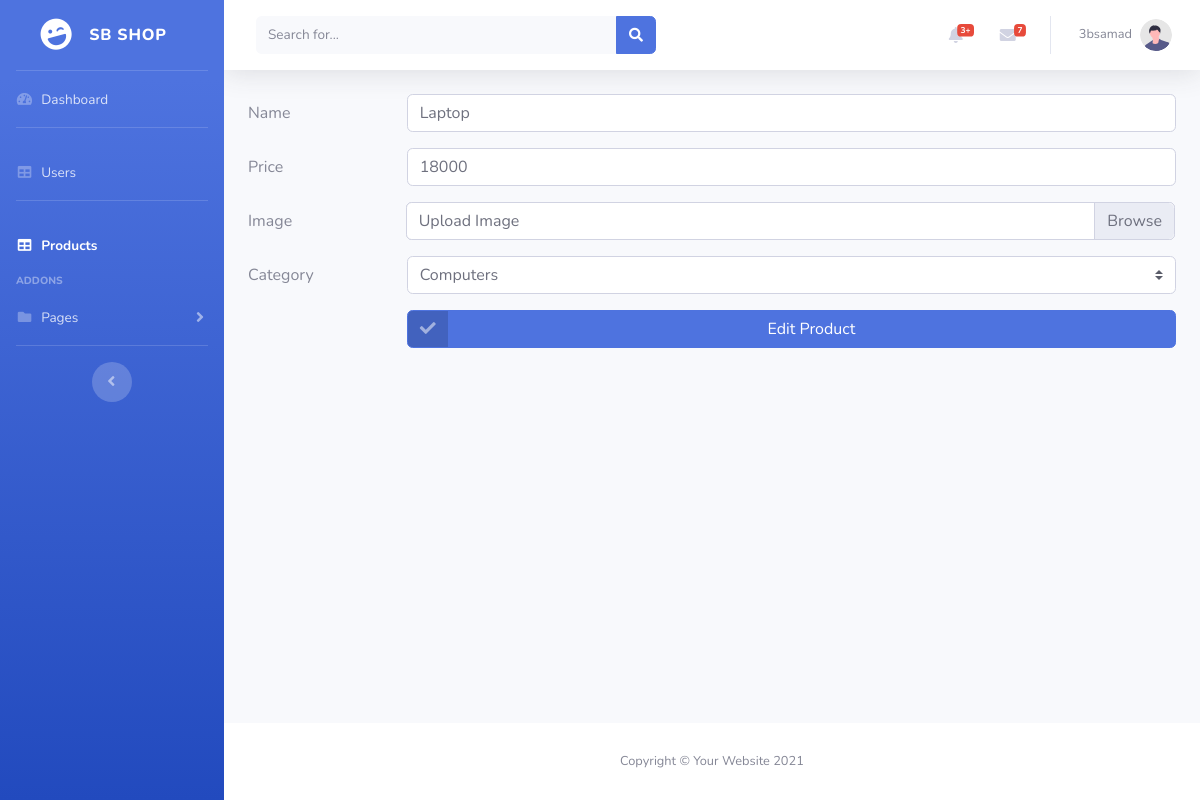
/admin/products.php?action=edit&id=20 (signed in), run on the app's committed database.
### tables this page shows
CREATE TABLE `users` (
  `id` int(11) NOT NULL,
  `name` varchar(255) NOT NULL,
  `password` varchar(255) NOT NULL,
  `email` varchar(255) NOT NULL,
  `address` varchar(100) NOT NULL,
  `phone` varchar(100) NOT NULL,
  `priv` enum('1','2','3','') NOT NULL DEFAULT '3',
  `gender` tinyint(4) NOT NULL
);

CREATE TABLE `products` (
  `id` int(11) NOT NULL,
  `name` varchar(255) NOT NULL,
  `price` varchar(100) NOT NULL,
  `cat_id` int(11) NOT NULL
);

### admin/design/products/editProduct.php (the view, shortened to what this page needs)
<?php
    require_once("functions/connect.php");
    $id = $_GET['id'];
    $selectProduct = "SELECT * FROM products WHERE id = $id";
    $query = $conn -> query($selectProduct);
    $product  = $query->fetch_assoc();
?>
<div class="container-fluid">
<form method="POST" action="functions/products/editHandle.php"  enctype="multipart/form-data">
    <div class="form-group row">
        <label for="name" class="col-sm-2 col-form-label">Name</label>
        <div class="col-sm-10">
        <input type="text" class="form-control" id="name" name="name" value="<?= $product['name'] ?>">
        </div>
    </div>
    <div class="form-group row">
        <label for="price" class="col-sm-2 col-form-label">Price</label>
        <div class="col-sm-10">
        <input type="text" class="form-control" id="price" name="price" value="<?= $product['price'] ?>">
        </div>
    </div>
    <div class="form-group row">
        <div class="input-group-prepend col-sm-2">
            <span class="col-form-label" id="inputImage">Image</span>
        </div>
        <div class="col-sm-10">
        <div class="custom-file">
            <label class="custom-file-label" for="image">Upload Image</label>
        </div>
        </div>
    </div>
    <div class="form-group row">
        <label for="cat_id" class="col-sm-2 col-form-label">Category</label>
        <div class="col-sm-10">
            <select class="custom-select" name="cat_id">
                <option value="1" <?= $product['cat_id'] == 1 ? 'selected' : ''?>>Computers</option>
            </select>
        </div>
    </div>
    <div class="form-group row">
        <div class="col-sm-10 offset-sm-2">
            <button type="submit" class="btn btn-primary btn-icon-split btn-block d-flex justify-content-between">
                <span class="icon text-white-50">
                    <i class="fas fa-check"></i>
                </span>
                <span class="text">Edit Product</span>
            </button>
        </div>
    </div>
</form>
</div>

### admin/includes/navbar.php (shortened to what this page needs)
<div id="content-wrapper" class="d-flex flex-column">
<div id="content">
    <nav class="navbar navbar-expand navbar-light bg-white topbar mb-4 static-top shadow">
                    <form
                        class="d-none d-sm-inline-block form-inline mr-auto ml-md-3 my-2 my-md-0 mw-100 navbar-search">
                        <div class="input-group">
                            <input type="text" class="form-control bg-light border-0 small" placeholder="Search for..."
                                aria-label="Search" aria-describedby="basic-addon2">
                            <div class="input-group-append">
                                <button class="btn btn-primary" type="button">
                                    <i class="fas fa-search fa-sm"></i>
                                </button>
                            </div>
                        </div>
                    </form>
                    <ul class="navbar-nav ml-auto">
                        <li class="nav-item dropdown no-arrow mx-1">
                            <a class="nav-link dropdown-toggle" href="#" id="alertsDropdown" role="button"
                                data-toggle="dropdown" aria-haspopup="true" aria-expanded="false">
                                <i class="fas fa-bell fa-fw"></i>
                                <span class="badge badge-danger badge-counter">3+</span>
                            </a>
                        </li>
                        <li class="nav-item dropdown no-arrow mx-1">
                            <a class="nav-link dropdown-toggle" href="#" id="messagesDropdown" role="button"
                                data-toggle="dropdown" aria-haspopup="true" aria-expanded="false">
                                <i class="fas fa-envelope fa-fw"></i>
                                <span class="badge badge-danger badge-counter">7</span>
                            </a>
                        </li>
                        <li class="nav-item dropdown no-arrow">
                            <a class="nav-link dropdown-toggle" href="#" id="userDropdown" role="button"
                                data-toggle="dropdown" aria-haspopup="true" aria-expanded="false">
                                <span class="mr-2 d-none d-lg-inline text-gray-600 small"><?= $user ?></span>
                                <img class="img-profile rounded-circle"
                                    src="img/undraw_profile.svg">
                            </a>
                        </li>
                    </ul>
    </nav>

### data on the page
users: name "3bsamad"
products: name "Laptop", price "18000", cat_id "Computers"
